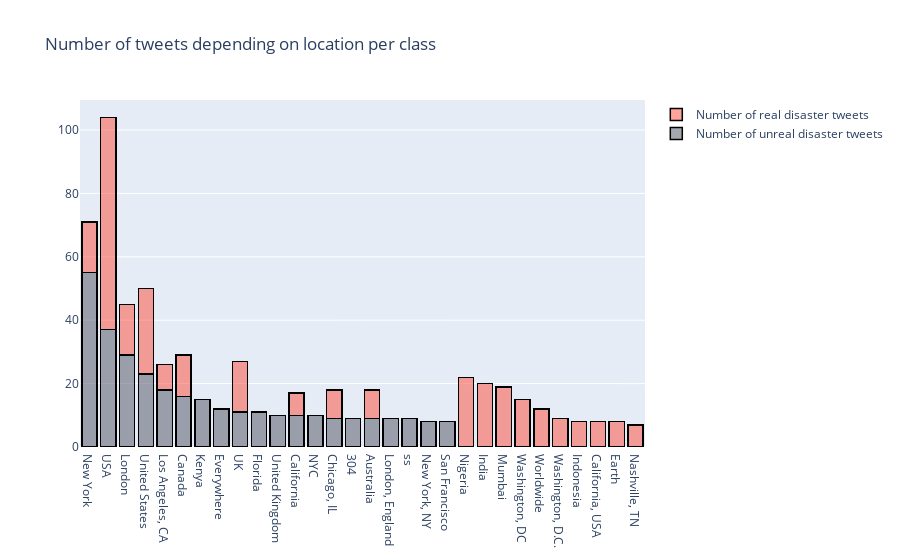

Notebook code for this chart:
### Code cell
#Number of tweets depending on location per class

train1_df = train[train["target"]==1]
train0_df = train[train["target"]==0]
cnt_1 = train1_df['location'].value_counts()
cnt_1.reset_index()
cnt_1 = cnt_1[:20,]

cnt_0 = train0_df['location'].value_counts()
cnt_0.reset_index()
cnt_0 = cnt_0[:20,]

trace1 = go.Bar(
                x = cnt_1.index,
                y = cnt_1.values,
                name = "Number of real disaster tweets",
                marker = dict(color = 'rgba(255, 74, 55, 0.5)',
                             line=dict(color='rgb(0,0,0)',width=1.5)),
                )
trace0 = go.Bar(
                x = cnt_0.index,
                y = cnt_0.values,
                name = "Number of unreal disaster tweets",
                marker = dict(color = 'rgba(79, 82, 97, 0.5)',
                             line=dict(color='rgb(0,0,0)',width=1.5)),
                )


data = [trace0,trace1]
layout = go.Layout(barmode = 'stack',title = 'Number of tweets depending on location per class')
fig = go.Figure(data = data, layout = layout)
py.iplot(fig)

### Figure 1 — Plotly figure (JSON) as saved in the notebook; plotly's stock layout.template omitted (floating-point values rounded to 4 significant figures)
{"data": [{"marker": {"color": "rgba(79, 82, 97, 0.5)", "line": {"color": "rgb(0,0,0)", "width": 1.5}}, "name": "Number of unreal disaster tweets", "type": "bar", "x": ["New York", "USA", "London", "United States", "Los Angeles, CA", "Canada", "Kenya", "Everywhere", "UK", "Florida", "United Kingdom", "California", "NYC", "Chicago, IL", "304", "Australia", "London, England", "ss", "New York, NY", "San Francisco"], "y": [55, 37, 29, 23, 18, 16, 15, 12, 11, 11, 10, 10, 10, 9, 9, 9, 9, 9, 8, 8]}, {"marker": {"color": "rgba(255, 74, 55, 0.5)", "line": {"color": "rgb(0,0,0)", "width": 1.5}}, "name": "Number of real disaster tweets", "type": "bar", "x": ["USA", "United States", "Nigeria", "India", "Mumbai", "London", "UK", "New York", "Washington, DC", "Canada", "Worldwide", "Washington, D.C.", "Chicago, IL", "Australia", "Indonesia", "Los Angeles, CA", "California, USA", "Earth", "California", "Nashville, TN"], "y": [67, 27, 22, 20, 19, 16, 16, 16, 15, 13, 12, 9, 9, 9, 8, 8, 8, 8, 7, 7]}], "layout": {"barmode": "stack", "title": {"text": "Number of tweets depending on location per class"}}}
